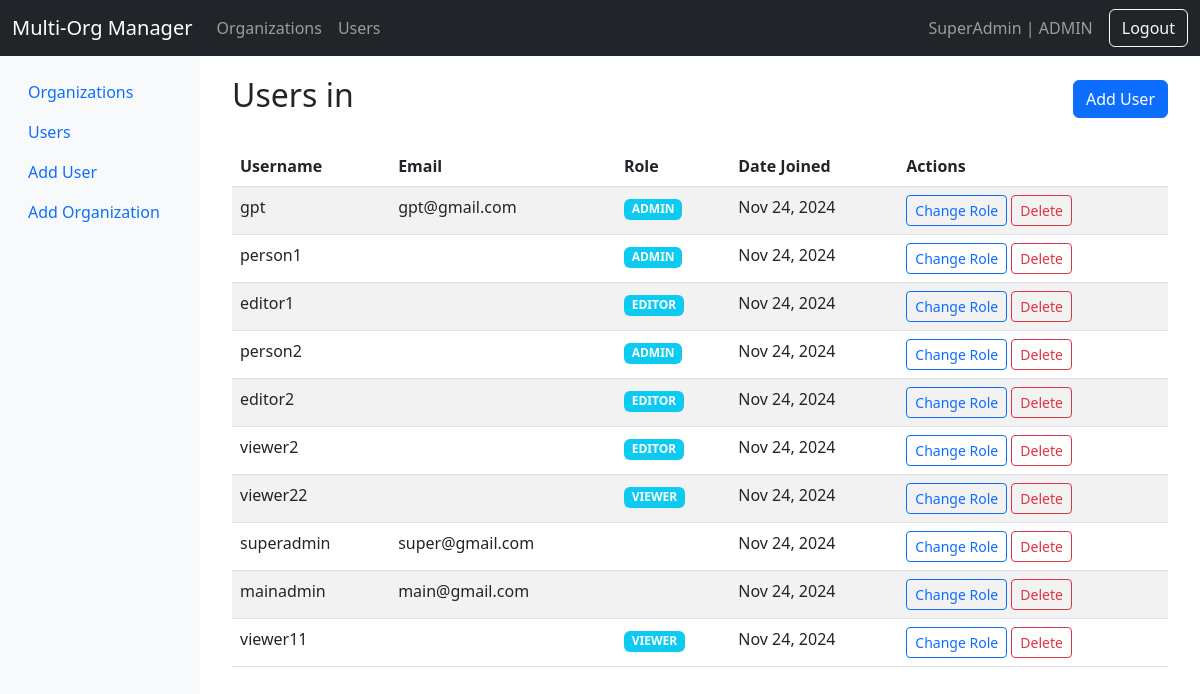
/organizations/users/ (signed in), run on the app's committed database.
### organizations/models.py (models this page shows, shortened)
class CustomUser(AbstractUser):
    organization = models.ForeignKey(
        Organization,
        on_delete=models.CASCADE,
        related_name='users',
        null=True,
    )
    role = models.ForeignKey(
        Role,
        on_delete=models.SET_NULL,
        null=True,
        related_name='users'
    )
    def is_organization_admin(self):
        return self.role and self.role.name == 'ADMIN'
    def is_main_org_admin(self):
        return (self.organization is not None and
                self.organization.is_main and
                self.is_organization_admin())

class Organization(models.Model):
    name = models.CharField(max_length=100, unique=True)
    address = models.TextField()
    is_main = models.BooleanField(default=False)
    created_at = models.DateTimeField(auto_now_add=True)
    updated_at = models.DateTimeField(auto_now=True)

class Role(models.Model):
    ROLE_CHOICES = [
        ('ADMIN', 'Admin'),
        ('EDITOR', 'Editor'),
        ('VIEWER', 'Viewer'),
    ]
    name = models.CharField(max_length=20, choices=ROLE_CHOICES)
    description = models.TextField()

### organizations/views.py (the view)
# urls.py: path('users/', views.UserListView.as_view(), name='user-list'),
class UserListView(LoginRequiredMixin, UserPassesTestMixin, OrganizationRequiredMixin, ListView):
    model = CustomUser
    template_name = 'organizations/user_list.html'
    context_object_name = 'users'
    def get_queryset(self):
        user = self.request.user
        if user.is_superuser:
            return CustomUser.objects.all()
        elif user.is_organization_admin():
            return CustomUser.objects.filter(organization=user.organization)
        elif user.is_editor():
            return CustomUser.objects.filter(organization=user.organization)
        return CustomUser.objects.none()
    def test_func(self):
        user = self.request.user
        return (user.is_superuser or
                user.is_organization_admin() or
                user.is_editor())

### organizations/mixins.py (called while the page is built)
    def dispatch(self, request, *args, **kwargs):
        if not request.user.is_authenticated:
            return redirect('login')
        if request.user.is_superuser:
            return super().dispatch(request, *args, **kwargs)
        if not request.user.organization:
            messages.error(request, 'You must be assigned to an organization to access this page.')
            return redirect('login')
        return super().dispatch(request, *args, **kwargs)

### organizations/templates/organizations/user_list.html (shortened to what this page needs)
{% extends 'organizations/base.html' %}
{% block content %}
<div class="container">
    <div class="d-flex justify-content-between align-items-center mb-4">
        <h2>Users in {{ organization.name }}</h2>
        {% if user.is_organization_admin or user.role.name == 'EDITOR' %}
            <a href="{% url 'user-create' %}" class="btn btn-primary">
                Add User
            </a>
        {% endif %}
    </div>
    <div class="table-responsive">
        <table class="table table-striped table-hover">
            <thead>
                <tr>
                    <th>Username</th>
                    <th>Email</th>
                    <th>Role</th>
                    <th>Date Joined</th>
                    <th>Actions</th>
                </tr>
            </thead>
            <tbody>
                {% for org_user in users %}
                    <tr>
                        <td>{{ org_user.username }}</td>
                        <td>{{ org_user.email }}</td>
                        <td>
                            <span class="badge bg-info">{{ org_user.role.name }}</span>
                        </td>
                        <td>{{ org_user.date_joined|date:"M d, Y" }}</td>
                        <td>
                            {% if user.is_organization_admin %}
                                <a href="{% url 'role-assignment' org_user.pk %}"
                                   class="btn btn-sm btn-outline-primary">
                                    Change Role
                                </a>
                                <a href="{% url 'user-delete' org_user.pk %}"
                                   class="btn btn-sm btn-outline-danger">
                                    Delete
                                </a>
                            {% elif user.role.name == 'EDITOR' %}
                                <a href="{% url 'role-assignment' org_user.pk %}"
                                   class="btn btn-sm btn-outline-primary">
                                    Change Role
                                </a>
                            {% endif %}
                        </td>
                    </tr>
                {% empty %}
                    <tr>
                        <td colspan="5" class="text-center">No users found in this organization.</td>
                    </tr>
                {% endfor %}
            </tbody>
        </table>
    </div>
</div>
{% endblock %}

### organizations/templates/organizations/base.html (shortened to what this page needs)
<!DOCTYPE html>
<html lang="en">
<head>
    <link href="https://cdn.jsdelivr.net/npm/bootstrap@5.3.0/dist/css/bootstrap.min.css" rel="stylesheet">
</head>
<body>
    <nav class="navbar navbar-expand-lg navbar-dark bg-dark">
        <div class="container-fluid">
            <a class="navbar-brand" href="{% url 'organization-list' %}">Multi-Org Manager</a>
            <div class="collapse navbar-collapse" id="navbarNav">
                <ul class="navbar-nav me-auto">
                    <li class="nav-item">
                        <a class="nav-link" href="{% url 'organization-list' %}">Organizations</a>
                    </li>
                    <li class="nav-item">
                        <a class="nav-link" href="{% url 'user-list' %}">Users</a>
                    </li>
                </ul>
                {% if user.is_authenticated %}
                    <span class="navbar-text me-3">
                        {{ user.organization.name }} | {{ user.role.name }}
                    </span>
                    <form method="post" action="{% url 'logout' %}" class="d-flex">
                        <button class="btn btn-outline-light" type="submit">Logout</button>
                    </form>
                {% endif %}
            </div>
        </div>
    </nav>
    <div class="container-fluid">
        <div class="row">
            <nav class="col-md-2 d-none d-md-block sidebar">
                <div class="position-sticky pt-3">
                    <ul class="nav flex-column">
                        <li class="nav-item">
                            <a class="nav-link" href="{% url 'organization-list' %}">
                                Organizations
                            </a>
                        </li>
                        <li class="nav-item">
                            <a class="nav-link" href="{% url 'user-list' %}">
                                Users
                            </a>
                        </li>
                        {% if user.is_organization_admin %}
                            <li class="nav-item">
                                <a class="nav-link" href="{% url 'user-create' %}">
                                    Add User
                                </a>
                            </li>
                        {% endif %}
                        {% if user.is_main_org_admin %}
                            <li class="nav-item">
                                <a class="nav-link" href="{% url 'organization-create' %}">
                                    Add Organization
                                </a>
                            </li>
                        {% endif %}
                    </ul>
                </div>
            </nav>
            <main class="col-md-10 ms-sm-auto content">
                {% block content %}{% endblock %}
            </main>
        </div>
    </div>
</body>
</html>

### organizations/templates/organizations/base.html (style rules this page uses)
.sidebar { min-height: calc(100vh - 56px); background-color: #f8f9fa; }
.content { padding: 20px; }

### data on the page
CustomUser: organization.name "SuperAdmin", role.name "ADMIN", username "gpt", email "gpt@gmail.com", date_joined "Nov 24, 2024", shows "Change Role"
CustomUser: username "person1", role.name "ADMIN", date_joined "Nov 24, 2024"
CustomUser: username "editor1", role.name "EDITOR", date_joined "Nov 24, 2024"
CustomUser: username "person2", role.name "ADMIN", date_joined "Nov 24, 2024"
CustomUser: username "editor2", role.name "EDITOR", date_joined "Nov 24, 2024"
CustomUser: username "viewer2", role.name "EDITOR", date_joined "Nov 24, 2024"
CustomUser: username "viewer22", role.name "VIEWER", date_joined "Nov 24, 2024"
CustomUser: username "superadmin", email "super@gmail.com", date_joined "Nov 24, 2024"
CustomUser: username "mainadmin", email "main@gmail.com", date_joined "Nov 24, 2024"
CustomUser: username "viewer11", role.name "VIEWER", date_joined "Nov 24, 2024"
